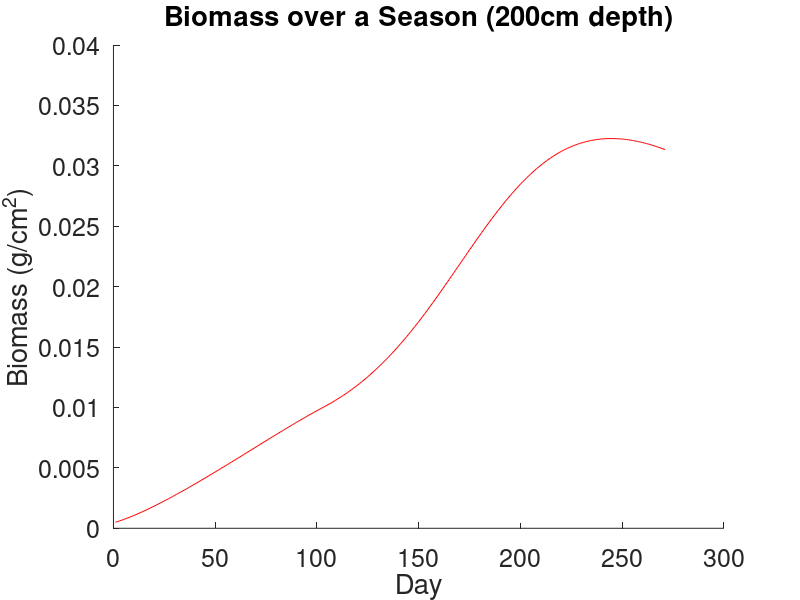
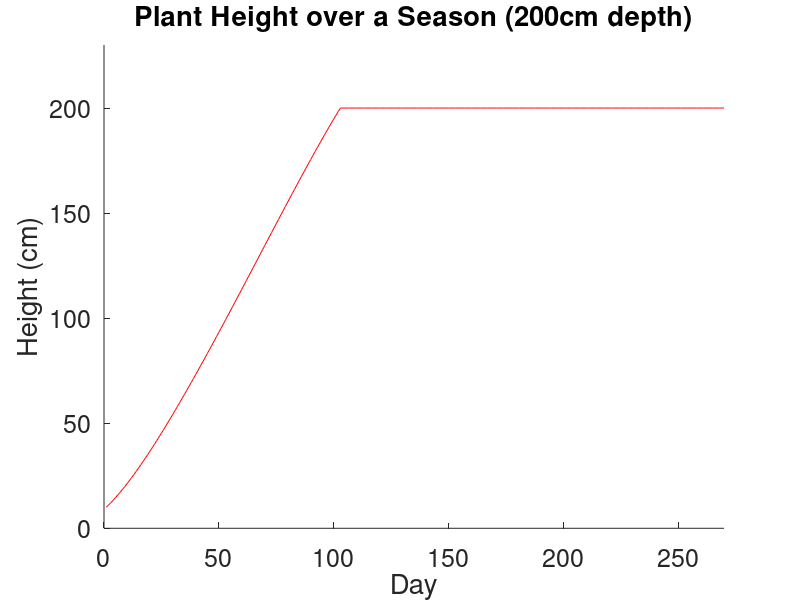

Write the MATLAB code that produced these figures, in order.
clc
clear
% % Code to run milfoil growth model from Miller et al. 2011 (Original Model: Herb et
% % al. 2006). This does not include Weevils. Diana White (Last modified:
% % June 2017)
% %----------------------------------------------------------

% % preallocation of functions
conv1=1/(100);% to go from 1/m to 1/cm
conv2=1/100^2;% to go from 1/m^2 to 1/cm^2
conv3=1/100^3;
  
  timestep=0.5;
  % % discretization
  dt=1; % time step is one day
  N=270;  %270; % run simulation over N days
  T1 = 1:dt:N; % discretization



  I0=zeros(1,numel(T1)); %Daily irradiance levels
  T=zeros(1,numel(T1));  %Daily temperature
  W=zeros(1,numel(T1));  %Daily milfoil growth
  lambda=zeros(1,numel(T1));%Daily loss due to respiration
  Id=zeros(1,numel(T1));
  Im=zeros(1,numel(T1));
  h=zeros(1,numel(T1));
  Id2=zeros(1,numel(T1));
  Im2=zeros(1,numel(T1));
  
  
  % % Model parameters taken from Herb 2006 and 
  U0=0.1;
  thetag=1.06;
 
  Tb= 10;   %origina;10;
  Kwt= 0.5;  %original: 0.5;
  km= .006;  % original: 0.006;
  Ps=50;
% d=0.5; % water depth in meters
 %d=0.4; % water depth in meters (Eric's model)
  d=2;
  k1=90;

  lambda0=0.01;
  thetar=1.072;
  delta=0.0;
  
  
  
% % original description  
%   DL=12;
%   for n=0:DL
%   I0(n)=I0p*sin(pi*n/DL)*sin(pi*n/DL);
%   end
%   for n=DL:24
%   I0(n)=0;
%   end

% % new description of light IO and temp T change over 360 days (used in
% % original Herb paper).


 
for n=1:numel(T1)
%I0(1,n) = 90;    
 I0(1,n)=50*sin(pi*(n+15)/360);
 T(1,n)=25*sin(pi*(n-20)/360)*sin(pi*(n-20)/360);
%T(1,n)=15;

lambda(1,n)=lambda0*thetar^(T(1,n)-Tb);
end
  W(1,1)=5*conv2;   %% conversion made here
  
  
%%
  for n=1:numel(T1) %days
%   h=0.5;

  h(1,n)=min(d,(W(1,n)/conv2)/Ps);

  %h(1,n)=min(d,(W(1,n)/conv2)/Ps);

 % h(1,n)=d;
      
  Im(1,n)= I0(1,n)*exp(+Kwt*d-Kwt*h(1,n));
  Id(1,n)= I0(1,n)*exp(-Kwt*d-(km/conv2*W(1,n))); %%%conversion made here
  
%   Im2(1,n)= Im(1,n)*conv2;
%   Id2(1,n)= Id(1,n)*conv2;
  
  % writing out the differential equation for watermilfoil growth using
  % simple Explicit Euler Scheme.
  
  W(1,n+1) = W(1,n) + dt*(U0*thetag^(T(1,n)-Tb)*W(1,n))./((Kwt*h(1,n)+(km/conv2*W(1,n)))).*log((k1+Im(1,n))./(k1+Id(1,n)))-dt*(lambda(1,n) + delta).*W(1,n);
  
  
  % % conversion made in km term
  
  end

  
 


 %% To plot solution of max days Nmax
%  figure(1)
%  hold on
%  plot(h(1,:)*100,'r')
 figure(1)
 hold on
  N2=1:numel(T1)+1;
  plot(N2,W(1,:),'r')
 title(['Biomass over a Season (' num2str(d*100) 'cm depth)'])
    xlabel('Day') 
    ylabel('Biomass (g/cm^2)') 
 set(gca,'FontSize',18)
    
figure (2)
hold on
h_cm=h*100;
  N2=1:numel(T1)+1;
  plot(h_cm,'r')
 title(['Plant Height over a Season (' num2str(d*100) 'cm depth)'])
    xlabel('Day') 
    ylabel('Height (cm)')
    axis([0 270 0 230])
 set(gca,'FontSize',18)



% set(gca,'FontSize',18)